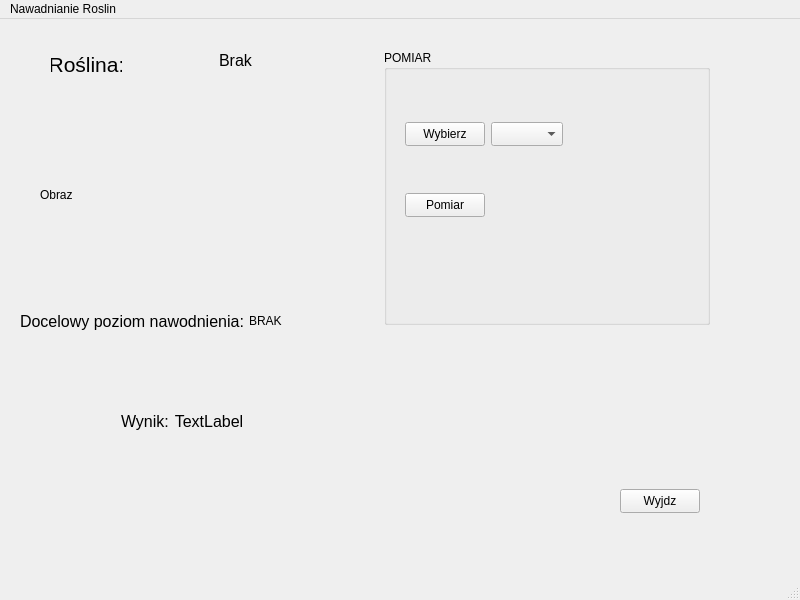
<?xml version="1.0" encoding="UTF-8"?>
<ui version="4.0">
 <class>MainWindow</class>
 <widget class="QMainWindow" name="MainWindow">
  <property name="geometry">
   <rect>
    <x>0</x>
    <y>0</y>
    <width>800</width>
    <height>600</height>
   </rect>
  </property>
  <property name="windowTitle">
   <string>MainWindow</string>
  </property>
  <widget class="QWidget" name="centralwidget">
   <widget class="QLabel" name="label">
    <property name="geometry">
     <rect>
      <x>51</x>
      <y>31</y>
      <width>71</width>
      <height>28</height>
     </rect>
    </property>
    <property name="font">
     <font>
      <pointsize>16</pointsize>
     </font>
    </property>
    <property name="text">
     <string>Roślina:</string>
    </property>
    <property name="alignment">
     <set>Qt::AlignCenter</set>
    </property>
   </widget>
   <widget class="QLabel" name="label_display_plant">
    <property name="geometry">
     <rect>
      <x>210</x>
      <y>30</y>
      <width>51</width>
      <height>22</height>
     </rect>
    </property>
    <property name="font">
     <font>
      <pointsize>12</pointsize>
     </font>
    </property>
    <property name="text">
     <string>Brak</string>
    </property>
    <property name="alignment">
     <set>Qt::AlignCenter</set>
    </property>
   </widget>
   <widget class="QGroupBox" name="groupBox">
    <property name="geometry">
     <rect>
      <x>384</x>
      <y>31</y>
      <width>326</width>
      <height>275</height>
     </rect>
    </property>
    <property name="title">
     <string>POMIAR</string>
    </property>
    <widget class="QComboBox" name="comboBox">
     <property name="geometry">
      <rect>
       <x>107</x>
       <y>72</y>
       <width>72</width>
       <height>24</height>
      </rect>
     </property>
    </widget>
    <widget class="QPushButton" name="pushButton_pomiar">
     <property name="geometry">
      <rect>
       <x>21</x>
       <y>143</y>
       <width>80</width>
       <height>24</height>
      </rect>
     </property>
     <property name="text">
      <string>Pomiar</string>
     </property>
    </widget>
    <widget class="QPushButton" name="pushButton_wybierz">
     <property name="geometry">
      <rect>
       <x>21</x>
       <y>72</y>
       <width>80</width>
       <height>24</height>
      </rect>
     </property>
     <property name="text">
      <string>Wybierz</string>
     </property>
    </widget>
   </widget>
   <widget class="QLabel" name="label_obraz">
    <property name="geometry">
     <rect>
      <x>40</x>
      <y>90</y>
      <width>251</width>
      <height>171</height>
     </rect>
    </property>
    <property name="text">
     <string>Obraz</string>
    </property>
    <property name="margin">
     <number>0</number>
    </property>
   </widget>
   <widget class="QWidget" name="layoutWidget">
    <property name="geometry">
     <rect>
      <x>20</x>
      <y>290</y>
      <width>262</width>
      <height>24</height>
     </rect>
    </property>
    <layout class="QHBoxLayout" name="horizontalLayout">
     <item>
      <widget class="QLabel" name="label_2">
       <property name="font">
        <font>
         <pointsize>12</pointsize>
        </font>
       </property>
       <property name="text">
        <string>Docelowy poziom nawodnienia:</string>
       </property>
      </widget>
     </item>
     <item>
      <widget class="QLabel" name="label_goalMoistLevel">
       <property name="text">
        <string>BRAK</string>
       </property>
      </widget>
     </item>
    </layout>
   </widget>
   <widget class="QPushButton" name="pushButton">
    <property name="geometry">
     <rect>
      <x>620</x>
      <y>470</y>
      <width>80</width>
      <height>24</height>
     </rect>
    </property>
    <property name="text">
     <string>Wyjdz</string>
    </property>
   </widget>
   <widget class="QWidget" name="">
    <property name="geometry">
     <rect>
      <x>121</x>
      <y>390</y>
      <width>122</width>
      <height>24</height>
     </rect>
    </property>
    <layout class="QHBoxLayout" name="horizontalLayout_2">
     <item>
      <widget class="QLabel" name="label_wynik_tekst">
       <property name="font">
        <font>
         <pointsize>12</pointsize>
        </font>
       </property>
       <property name="text">
        <string>Wynik:</string>
       </property>
      </widget>
     </item>
     <item>
      <widget class="QLabel" name="label_wynik">
       <property name="font">
        <font>
         <pointsize>12</pointsize>
        </font>
       </property>
       <property name="text">
        <string>TextLabel</string>
       </property>
       <property name="alignment">
        <set>Qt::AlignCenter</set>
       </property>
      </widget>
     </item>
    </layout>
   </widget>
  </widget>
  <widget class="QMenuBar" name="menubar">
   <property name="geometry">
    <rect>
     <x>0</x>
     <y>0</y>
     <width>800</width>
     <height>21</height>
    </rect>
   </property>
   <widget class="QMenu" name="menuNawadnianie_Roslin">
    <property name="title">
     <string>Nawadnianie Roslin</string>
    </property>
   </widget>
   <addaction name="menuNawadnianie_Roslin"/>
  </widget>
  <widget class="QStatusBar" name="statusbar"/>
 </widget>
 <resources/>
 <connections/>
</ui>
